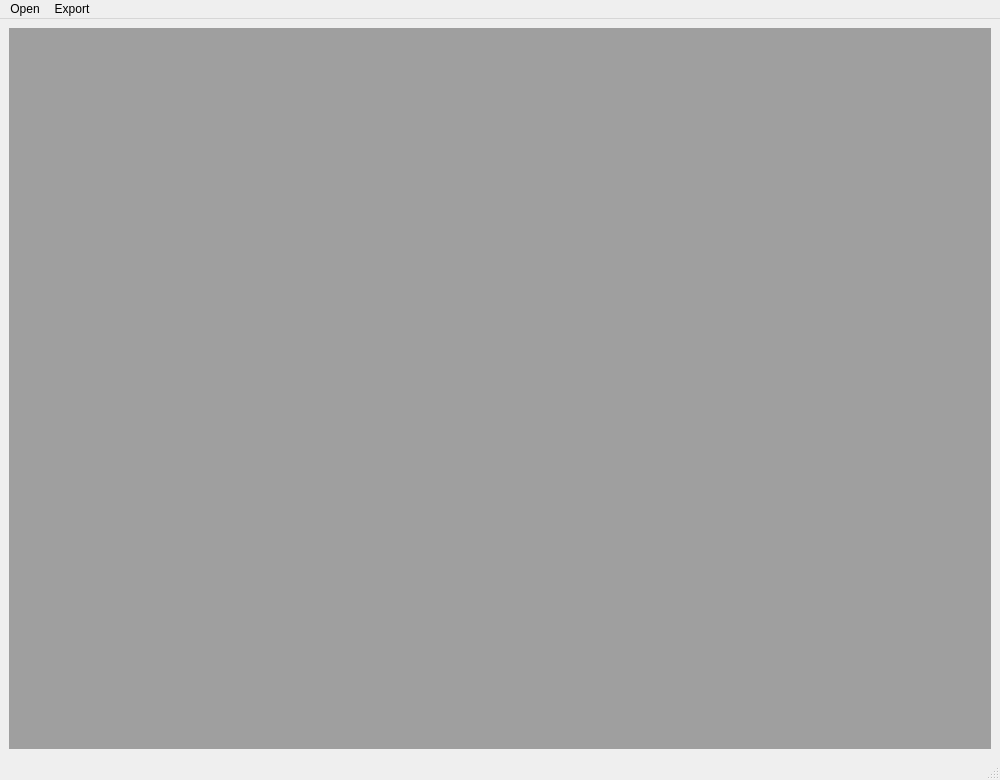
<?xml version="1.0" encoding="UTF-8"?>
<ui version="4.0">
 <class>WindowMDI</class>
 <widget class="QMainWindow" name="WindowMDI">
  <property name="geometry">
   <rect>
    <x>0</x>
    <y>0</y>
    <width>1000</width>
    <height>780</height>
   </rect>
  </property>
  <property name="sizePolicy">
   <sizepolicy hsizetype="Preferred" vsizetype="Preferred">
    <horstretch>0</horstretch>
    <verstretch>0</verstretch>
   </sizepolicy>
  </property>
  <property name="windowTitle">
   <string>KairoSight</string>
  </property>
  <widget class="QWidget" name="centralwidget">
   <layout class="QVBoxLayout" name="verticalLayout_2">
    <item>
     <layout class="QVBoxLayout" name="verticalLayout">
      <item>
       <widget class="QMdiArea" name="mdiArea"/>
      </item>
     </layout>
    </item>
   </layout>
  </widget>
  <widget class="QMenuBar" name="menubar">
   <property name="geometry">
    <rect>
     <x>0</x>
     <y>0</y>
     <width>1000</width>
     <height>21</height>
    </rect>
   </property>
   <widget class="QMenu" name="menuOpen">
    <property name="title">
     <string>Open</string>
    </property>
    <addaction name="actionTIFF"/>
    <addaction name="actionFolder"/>
    <addaction name="separator"/>
   </widget>
   <widget class="QMenu" name="menuExport">
    <property name="title">
     <string>Export</string>
    </property>
   </widget>
   <addaction name="menuOpen"/>
   <addaction name="menuExport"/>
  </widget>
  <widget class="QStatusBar" name="statusbar"/>
  <action name="actionTIFF">
   <property name="text">
    <string>TIFF</string>
   </property>
   <property name="toolTip">
    <string>.tiff, .tif</string>
   </property>
  </action>
  <action name="actionClose">
   <property name="text">
    <string>Close</string>
   </property>
  </action>
  <action name="actionFolder">
   <property name="text">
    <string>Folder</string>
   </property>
  </action>
  <action name="actionStart_ImagePrep">
   <property name="text">
    <string>Start wizard</string>
   </property>
  </action>
  <action name="actionStart_Isolate">
   <property name="text">
    <string>Start wizard</string>
   </property>
  </action>
  <action name="actionStart_Analyze">
   <property name="text">
    <string>Start wizard</string>
   </property>
  </action>
  <action name="actionStart_Export">
   <property name="text">
    <string>Start wizard</string>
   </property>
  </action>
  <action name="actionExport_CopyPaste">
   <property name="text">
    <string>for Copy + Paste</string>
   </property>
  </action>
 </widget>
 <resources/>
 <connections/>
</ui>
